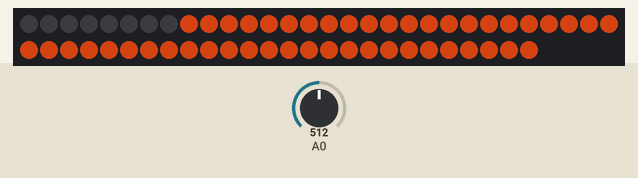
This sketch was run on a simulated Arduino Uno, built with avr-gcc and run on an emulated ATmega328P. On the bench: 56 RGB LEDs in strip order, left to right, continuing on the next row. The inputs (shaded band) are chosen by the test bench; at power-on: A0 = 512. Dim RGB values are drawn brighter than linear.

Above: at 1.2 s.
1.3 s: A0 set to 0
At 2.1 s:
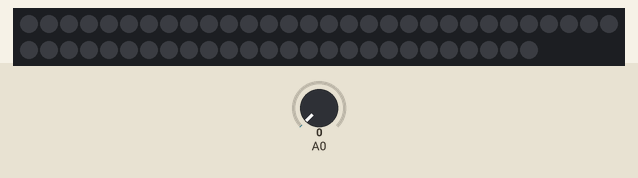
2.8 s: A0 set to 17
At 5.2 s:
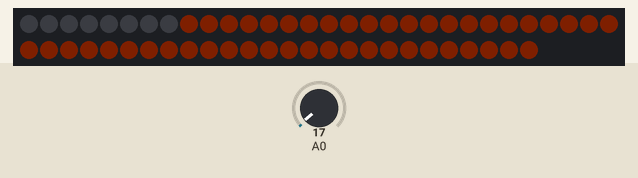
5.6 s: A0 set to 34
At 7.33 s:
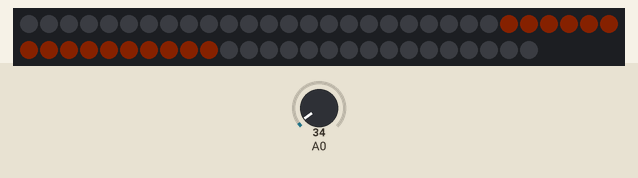
Timing chart, 0 to 8.8 s (numbered marks = the images above; inputs shaded):
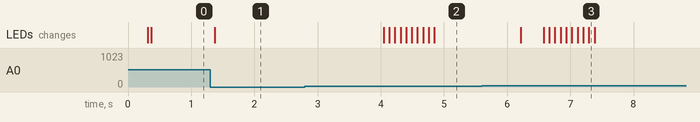

Measured:
- after the input at 1.3 s, the LEDs: change after 0.07 s (image 1)
- after the input at 2.8 s, the LEDs: first change after 1.2 s (image 2 shows a later state)

The sketch:

tickerNEO2.ino
```cpp
// NeoPixel test program showing use of the WHITE channel for RGBW
// pixels only (won't look correct on regular RGB NeoPixel strips).

#include <Adafruit_NeoPixel.h>
#define LED_PIN     6
#define LED_COUNT  56

// Declare our NeoPixel strip object:
Adafruit_NeoPixel strip(LED_COUNT, LED_PIN, NEO_GRB + NEO_KHZ800);

void setup() {
  Serial.begin(9600);

  strip.begin();           // INITIALIZE NeoPixel strip object (REQUIRED)
  strip.show();            // Turn OFF all pixels ASAP
  strip.setBrightness(analogRead(A0)/4); // Set BRIGHTNESS to about 1/5 (max = 255)
}

void loop() {
    digitWrite(0,2); //display it
    strip.show();
    delay(300);
    digitWrite(0,1); //display it
    strip.show();
    delay(50);
    digitWrite(0,2); //display it
    strip.show();
    delay(1000);
    digitWrite(0,1); //display it
    strip.show();
    delay(50);
    digitWrite(0,2); //display it
    strip.show();
    delay(50);
    digitWrite(0,1); //display it
    strip.show();
    delay(50);
    digitWrite(0,2); //display it
    strip.show();
    delay(200);
   for (int num=9;num>0;num--){
    digitWrite(num,2); //display it
    strip.show();
    delay(85);
    }
    digitWrite(0,2); //display it
    strip.show();
    delay(1500);
   for (int num=9;num>0;num--){
    digitWrite(num,2); //display it
    strip.show();
    delay(85);
    }
}

////////////////////////////////////////////////////////////////////////////////
void digitWrite(int val, int col){
/*
// Letters are the standard segment naming, as seen from the front,
// numbers are based upon the wiring sequence

          A 2
     ----------
    |          |
    |          |
F 1 |          | B 3
    |          |
    |     G 7  |
     ----------
    |          |
    |          |
E 6 |          | C 4
    |          |
    |     D 5  |
     ----------    dp 8

*/
//these are the digit panel character value definitions,
//if color argument is a 0, the segment is off
  if (val==0){
    //segments F,A,B,C,D,E,G, dp
    segLight(1,col);
    segLight(2,col);
    segLight(3,col);
    segLight(4,col);
    segLight(5,col);
    segLight(6,col);
    segLight(7,0);
    //segLight(digit,8,col);
  }
  if (val==1){
    segLight(1,0);
    segLight(2,0);
    segLight(3,col);
    segLight(4,col);
    segLight(5,0);
    segLight(6,0);
    segLight(7,0);
    //segLight(digit,8,col);
  }
  if (val==2){
    segLight(1,0);
    segLight(2,col);
    segLight(3,col);
    segLight(4,0);
    segLight(5,col);
    segLight(6,col);
    segLight(7,col);
    //segLight(digit,8,col);
  }
  if (val==3){
    segLight(1,0);
    segLight(2,col);
    segLight(3,col);
    segLight(4,col);
    segLight(5,col);
    segLight(6,0);
    segLight(7,col);
    //segLight(digit,8,col);
  }
  if (val==4){
    segLight(1,col);
    segLight(2,0);
    segLight(3,col);
    segLight(4,col);
    segLight(5,0);
    segLight(6,0);
    segLight(7,col);
    //segLight(digit,8,col);
  }
  if (val==5){
    segLight(1,col);
    segLight(2,col);
    segLight(3,0);
    segLight(4,col);
    segLight(5,col);
    segLight(6,0);
    segLight(7,col);
    //segLight(digit,8,col);
  }
  if (val==6){
    segLight(1,col);
    segLight(2,col);
    segLight(3,0);
    segLight(4,col);
    segLight(5,col);
    segLight(6,col);
    segLight(7,col);
    //segLight(digit,8,col);
  }
  if (val==7){
    segLight(1,0);
    segLight(2,col);
    segLight(3,col);
    segLight(4,col);
    segLight(5,0);
    segLight(6,0);
    segLight(7,0);
    //segLight(digit,8,col);
  }
  if (val==8){
    segLight(1,col);
    segLight(2,col);
    segLight(3,col);
    segLight(4,col);
    segLight(5,col);
    segLight(6,col);
    segLight(7,col);
    //segLight(digit,8,col);
  }
  if (val==9){
    segLight(1,col);
    segLight(2,col);
    segLight(3,col);
    segLight(4,col);
    segLight(5,col);
    segLight(6,0);
    segLight(7,col);
    //segLight(digit,8,col);
  }
}

////////////////////////////////////////////////////////////////////////////////
void segLight(int seg, int col){
  strip.setBrightness(analogRead(A0)/4);
  //use this to light up a segment
  //digit picks which neopixel strip
  //seg calls a segment
  //col is color
  int color[3];

  //color sets
    if (col==0){ //off
      color[0]={0};
      color[1]={0};
      color[2]={0};
    }
    if (col==1){ //red
      color[0]={230};
      color[1]={80};
      color[2]={15};
    }
    if (col==2){ //red
      color[0]={255};
      color[1]={80};
      color[2]={20};
    }
  //sets are 0-7, 8-15, 16-23, 24-31, 32-39, 40-47, 48-55, 56
  //seg F
  if(seg==7){
    //light first 8
    for(int i=0; i<8; i++){
      strip.setPixelColor(i,color[0],color[1],color[2]);
    }
  }
  //seg A
  if(seg==6){
      //light second 8
      for(int i=8; i<16; i++){
      strip.setPixelColor(i,color[0],color[1],color[2]);
      }
  }
  //seg B
  if(seg==5){
      for(int i=16; i<24; i++){
      strip.setPixelColor(i,color[0],color[1],color[2]);
      }
  }
  //seg C
  if(seg==4){
      for(int i=24; i<32; i++){
      strip.setPixelColor(i,color[0],color[1],color[2]);
      }
  }
  //seg D
  if(seg==3){
      for(int i=32; i<40; i++){
      strip.setPixelColor(i,color[0],color[1],color[2]);
      }
  }
  //seg E
  if(seg==2){
      for(int i=40; i<48; i++){
      strip.setPixelColor(i,color[0],color[1],color[2]);
      }
  }
  //seg G
  if(seg==1){
      for(int i=48; i<56; i++){
      strip.setPixelColor(i,color[0],color[1],color[2]);
      }
  }
}


void colorWipe(int num[7]) {
  uint32_t color;
  for(int i=0; i<7; i+=2) { // For each pixel in strip...
    if (num[i]==0)color=strip.Color(  0,   0,   0, 0);
    if (num[i]==1)color=strip.Color(  220,   5,   0, 255);
    strip.setPixelColor(i, color);
    strip.show();
    strip.setPixelColor(i+1, color);
    strip.show();
  }


  //Serial.println(sum(pix[num]));
}
```
